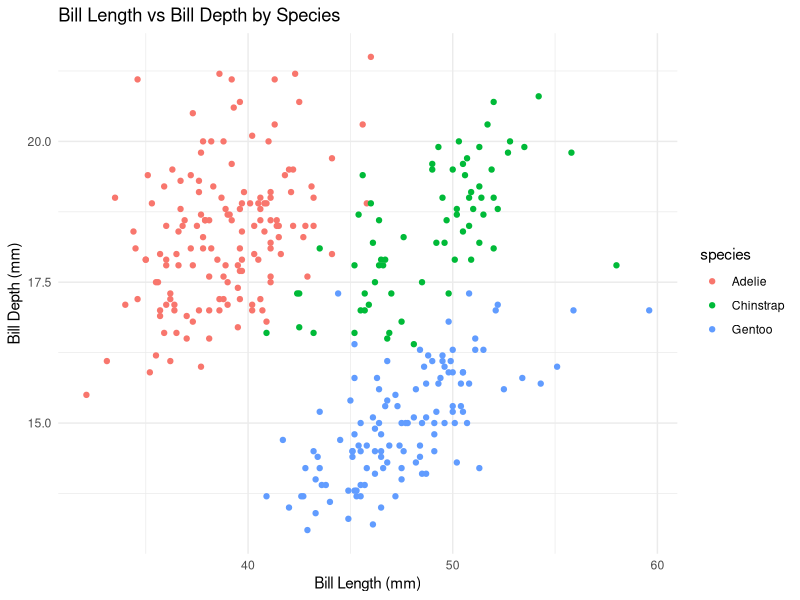
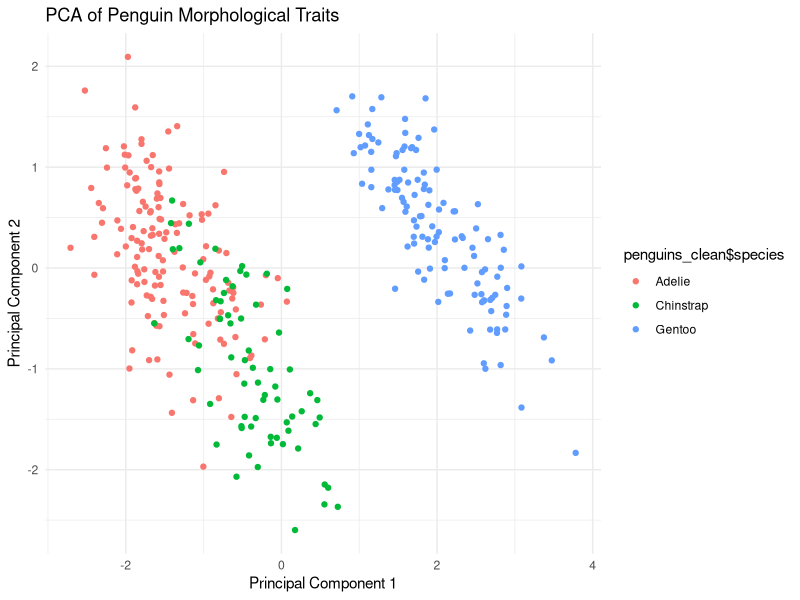

Reproduce these figures in R, in order.
# Data Manipulation and Multivariate Statistics with Penguins Dataset
# Author: Mauricio Mardones
# Course: Introduction to Data Analysis with R (University Level)

# --------------------------
# 1. Load Required Libraries
# --------------------------
# Install if not available
if (!requireNamespace("palmerpenguins", quietly = TRUE)) {
  install.packages("palmerpenguins")
}

if (!requireNamespace("ggplot2", quietly = TRUE)) {
  install.packages("ggplot2")
}

if (!requireNamespace("dplyr", quietly = TRUE)) {
  install.packages("dplyr")
}

library(palmerpenguins)  # Dataset
library(ggplot2)         # Visualization
library(dplyr)           # Data manipulation

# --------------------------
# 2. Load and Explore Data
# --------------------------
# Load the penguins dataset
penguins <- palmerpenguins::penguins

# View the first few rows of data
head(penguins)

# Check structure and summary
str(penguins)
summary(penguins)

# --------------------------
# 3. Handle Missing Data
# --------------------------
# Identify missing values
sum(is.na(penguins))

# Remove rows with missing data
penguins_clean <- na.omit(penguins)

# --------------------------
# 4. Data Manipulation
# --------------------------
# Select columns of interest
penguins_subset <- penguins_clean %>%
  select(species, bill_length_mm, bill_depth_mm, flipper_length_mm, body_mass_g)

# Create a new variable (bill ratio)
penguins_subset <- penguins_subset %>%
  mutate(bill_ratio = bill_length_mm / bill_depth_mm)

# Filter data for a single species (Adelie)
penguins_adelie <- penguins_subset %>%
  filter(species == "Adelie")

# --------------------------
# 5. Descriptive Statistics
# --------------------------
# Mean and standard deviation for bill length
mean(penguins_clean$bill_length_mm)
sd(penguins_clean$bill_length_mm)

# Summary statistics by species
penguins_summary <- penguins_clean %>%
  group_by(species) %>%
  summarize(
    mean_flipper_length = mean(flipper_length_mm, na.rm = TRUE),
    sd_flipper_length = sd(flipper_length_mm, na.rm = TRUE)
  )
print(penguins_summary)

# --------------------------
# 6. Basic Visualization
# --------------------------
# Scatter plot of bill length vs bill depth
scatter_plot <- ggplot(penguins_clean, aes(x = bill_length_mm, y = bill_depth_mm, color = species)) +
  geom_point() +
  theme_minimal() +
  labs(
    title = "Bill Length vs Bill Depth by Species",
    x = "Bill Length (mm)",
    y = "Bill Depth (mm)"
  )
print(scatter_plot)

# --------------------------
# 7. Multivariate Statistics (PCA)
# --------------------------
# Perform Principal Component Analysis (PCA)
# Select only numeric columns for PCA
penguins_numeric <- penguins_clean %>%
  select(bill_length_mm, bill_depth_mm, flipper_length_mm, body_mass_g)

# Ensure there are no missing values
penguins_numeric <- na.omit(penguins_numeric)

# PCA analysis
penguins_pca <- prcomp(penguins_numeric, scale. = TRUE)

# Print PCA results
summary(penguins_pca)

# Plot PCA
pca_plot <- ggplot(as.data.frame(penguins_pca$x), aes(x = PC1, y = PC2)) +
  geom_point(aes(color = penguins_clean$species)) +
  labs(
    title = "PCA of Penguin Morphological Traits",
    x = "Principal Component 1",
    y = "Principal Component 2"
  ) +
  theme_minimal()
print(pca_plot)

# --------------------------
# End of Script
# --------------------------
